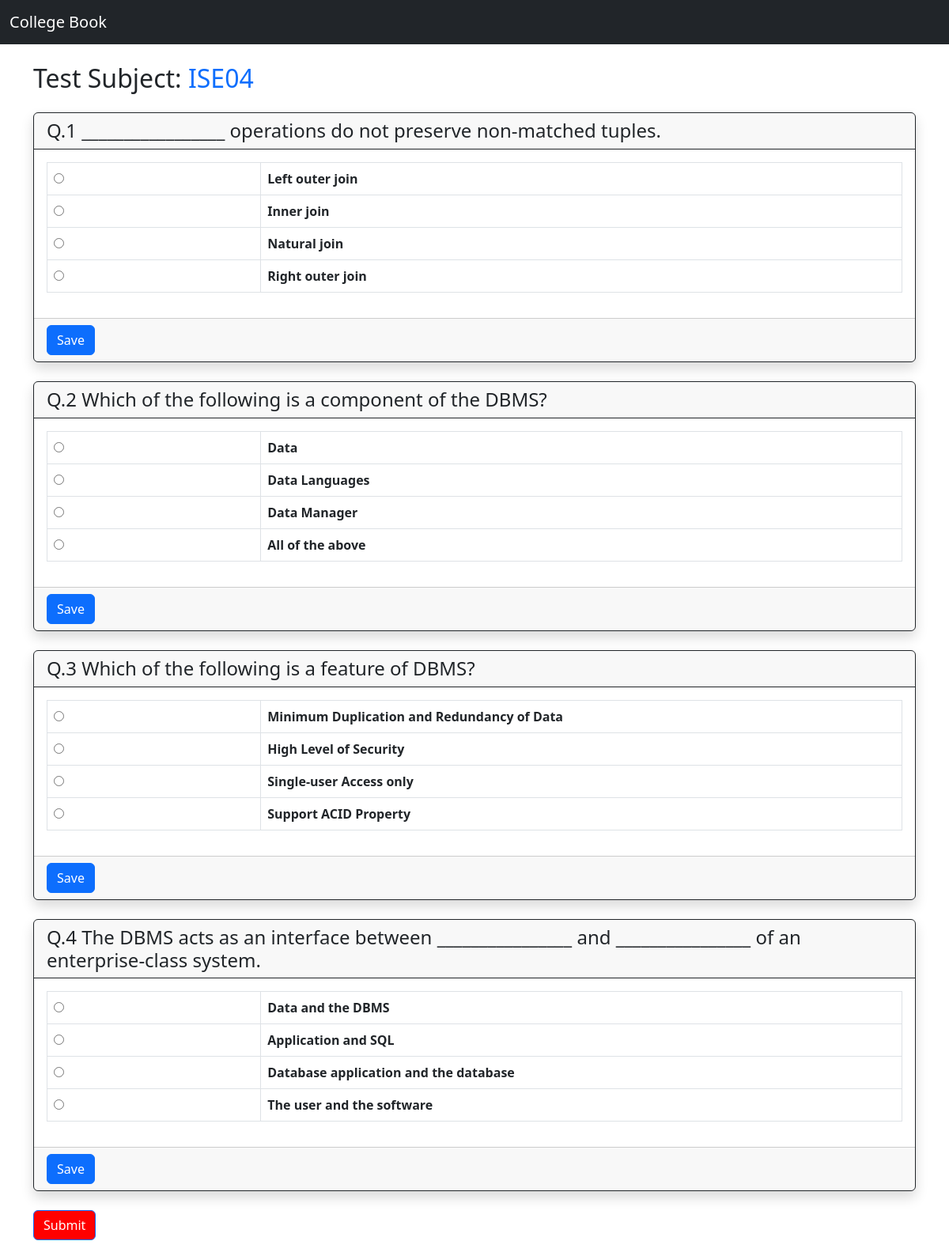
Screenshot of /test-question/20 with the database file from the repository.
### main/models.py (models this page shows, shortened)
class TestDetails(models.Model):
    branch = models.ForeignKey(Branch, on_delete = models.CASCADE, default=None)
    subject = models.ForeignKey(Subjects, on_delete = models.CASCADE)
    testName = models.CharField(max_length=20)
    numberOfQuestions = models.IntegerField(default=None)
    DateOfExam = models.DateField(default=None)
    StartTime = models.TimeField(default=None)
    EndTime = models.TimeField(default=None)

class Questions(models.Model):
    test = models.ForeignKey(TestDetails, on_delete=models.CASCADE, default=None, null=True)
    question = models.TextField()
    opt_1 = models.CharField(max_length=200)
    opt_2 = models.CharField(max_length=200)
    opt_3 = models.CharField(max_length=200)
    opt_4 = models.CharField(max_length=200)
    right_opt = models.CharField(max_length=100)

### djangoProj/views.py (the view)
# urls.py: path('test-question/<int:test_id>',views.test_question,name='test_question'),
def test_question(request,test_id):
    subject = TestDetails.objects.get(id=test_id)
    question = Questions.objects.filter(test=subject).order_by('id')
    output = {'final_questions' : question, 'subject' : subject}
    return render(request, 'test-question.html',output)

### main/models.py (called while the page is built)
    def __str__(self):
        return self.subjectName

### templates/test-question.html (shortened to what this page needs)
{% extends 'base.html' %}
{% block content %}
<h2 class='my-4'>Test Subject: <span class='text-primary'>{{subject.testName}}</span></h2>
{% for q in final_questions %}
<div class='card my-4 border-dark shadow'>
    <h4 class='card-header border-dark'>Q.{{forloop.counter}} {{q.question}}</h4>
    <form method='POST' action="">
        <div class = 'card-body'>
            <table class='table table-bordered'>
                <tr>
                    <td class='style = 'width:0.5%'><input required id='option_1' name='answer' type="radio" /></td>
                    <th class='col-lg-3 col-md-12'><label for='option_1'>{{q.opt_1}}</label></th>
                </tr>
                <tr>
                    <td class='col-1'><input required id='option_2' name='answer' type="radio" /></td>
                    <th class='col-lg-3 col-md-12'><label for='option_2'>{{q.opt_2}}</label></th>
                </tr>
                <tr>
                    <td class='col-1'><input required id='option_3' name='answer' type="radio" /></td>
                    <th class='col-lg-3 col-md-12'><label for='option_3'>{{q.opt_3}}</label></th>
                </tr>
                <tr>
                    <td class='col-1'><input required id='option_4' name='answer' type="radio" /></td>
                    <th class='col-lg-3 col-md-12'><label for='option_4'>{{q.opt_4}}</label></th>
                </tr>
            </table>
        </div>
        <div class='card-footer'>
            <input type='submit' name='Save' value='Save' class='btn btn-primary submitBtn'/>
        </div>
    </form>
</div>
{% endfor %}
<div class=>
    <button type='submit' class='btn btn-primary submitBtn' style='color: white; background-color: #f00; margin-bottom:20px' >Submit</button>
</div>
{% endblock %}

### rows the page displays
TestDetails: testName "ISE04"
Questions: question "_________________ operations do not preserve non-matched tuples.", opt_1 "Left outer join", opt_2 "Inner join", opt_3 "Natural join", opt_4 "Right outer join"
Questions: question "Which of the following is a component of the DBMS?", opt_1 "Data", opt_2 "Data Languages", opt_3 "Data Manager", opt_4 "All of the above"
Questions: question "Which of the following is a feature of DBMS?", opt_1 "Minimum Duplication and Redundancy of Data", opt_2 "High Level of Security", opt_3 "Single-user Access only", opt_4 "Support ACID Property"
Questions: question "The DBMS acts as an interface between ________________ and ________________ of an enterprise-class system.", opt_1 "Data and the DBMS", opt_2 "Application and SQL", opt_3 "Database application and the database", opt_4 "The user and the software"
